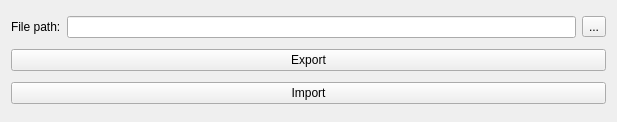
<?xml version="1.0" encoding="UTF-8"?>
<ui version="4.0">
 <class>Form</class>
 <widget class="QWidget" name="Form">
  <property name="geometry">
   <rect>
    <x>0</x>
    <y>0</y>
    <width>617</width>
    <height>122</height>
   </rect>
  </property>
  <property name="windowTitle">
   <string>Material import and export</string>
  </property>
  <layout class="QVBoxLayout" name="verticalLayout">
   <item>
    <layout class="QHBoxLayout" name="horizontalLayout">
     <item>
      <widget class="QLabel" name="label">
       <property name="text">
        <string>File path:</string>
       </property>
      </widget>
     </item>
     <item>
      <widget class="QLineEdit" name="file_path_line"/>
     </item>
     <item>
      <widget class="QToolButton" name="selecet_path_btn">
       <property name="text">
        <string>...</string>
       </property>
      </widget>
     </item>
    </layout>
   </item>
   <item>
    <widget class="QPushButton" name="export_btn">
     <property name="text">
      <string>Export</string>
     </property>
    </widget>
   </item>
   <item>
    <widget class="QPushButton" name="import_btn">
     <property name="text">
      <string>Import</string>
     </property>
    </widget>
   </item>
  </layout>
 </widget>
 <resources/>
 <connections/>
</ui>
